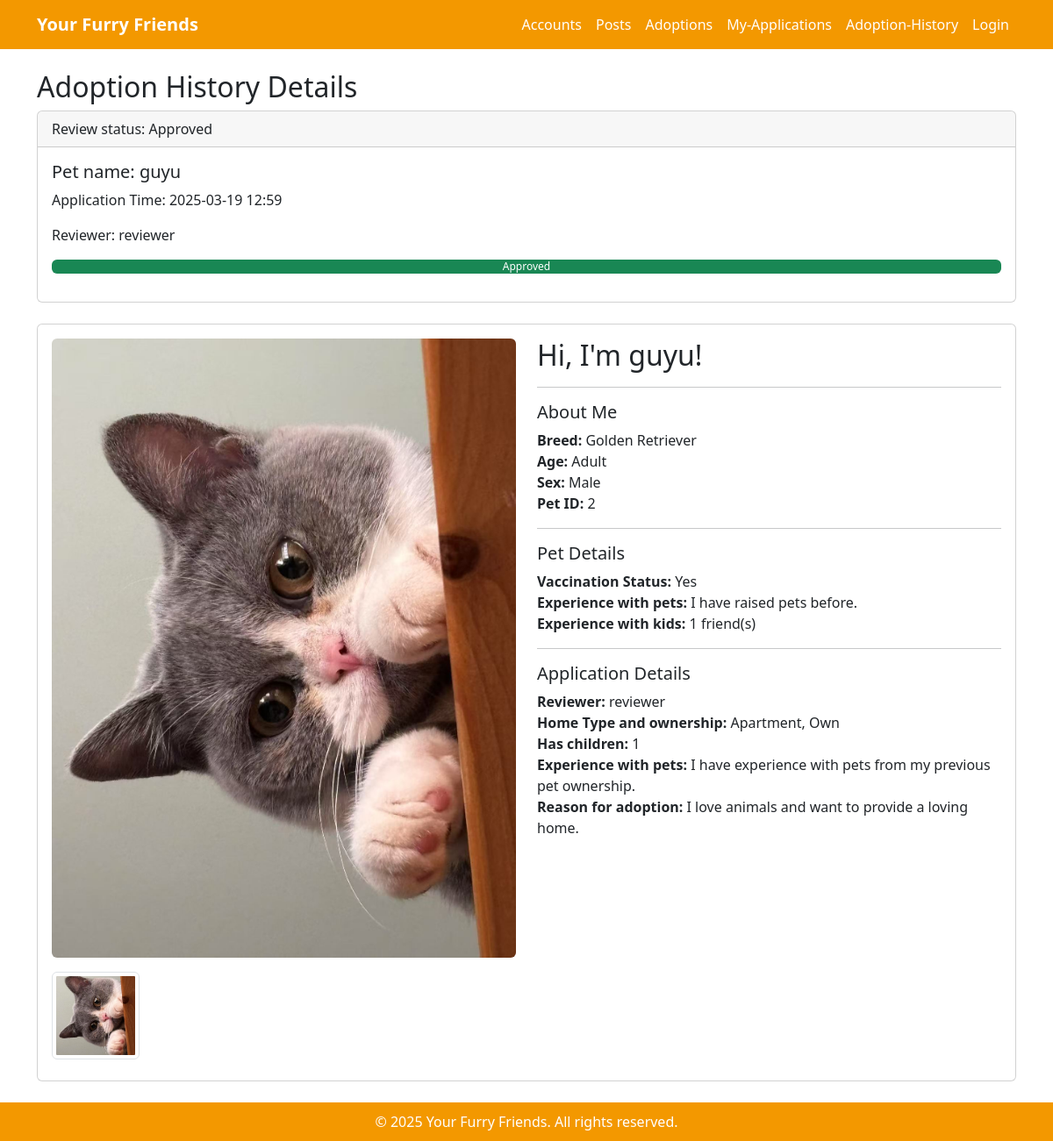
The app's page /adoptions/details/2 with its own data.
### adoptions/models.py (models this page shows, shortened)
class AdoptionReview(models.Model):
    adopt_review_id = models.AutoField(primary_key=True)
    adopt_info = models.ForeignKey(
        AdoptPetInfo, on_delete=models.CASCADE, related_name="reviews", null=True, blank=True
    )
    pet = models.ForeignKey(Pet, on_delete=models.CASCADE)
    adopter_username = models.ForeignKey(User, on_delete=models.CASCADE, related_name="adoption_requests")
    operator_username = models.ForeignKey(User, on_delete=models.SET_NULL, null=True, blank=True, related_name="processed_reviews")
    status = models.CharField(
        max_length=20,
        choices=[('Pending', 'Pending'), ('Approved', 'Approved'), ('Rejected', 'Rejected')],
        default='Pending'
    )  # 审核状态
    applied_at = models.DateTimeField(auto_now_add=True)
    review_time = models.DateTimeField(null=True, blank=True)  # 确认这里

class AdoptPetInfo(models.Model):
    adopt_info_id = models.AutoField(primary_key=True)
    pet = models.ForeignKey(Pet, on_delete=models.CASCADE)
    user = models.ForeignKey(User, on_delete=models.CASCADE, related_name="adopted_pets")# 添加了related_name="adopted_pets"
    operator = models.ForeignKey(User, on_delete=models.CASCADE, related_name="processed_adoptions") # 添加了related_name="processed_adoptions"
    home_type = models.CharField(max_length=50)
    home_ownership = models.CharField(max_length=50)
    has_landlord_permission = models.BooleanField(default=False)
    has_other_pets = models.TextField(blank=True, null=True)
    has_children = models.CharField(max_length=10,
                                    choices=[('0', '0'), ('1', '1'),
                                             ('2', '2'), ('3', '3'),
                                             ('4', '4'), ('5', '5')],
                                    default='0'
                                    )
    experience_with_pets = models.TextField()
    reason_for_adoption = models.TextField()
    pet_passport = models.CharField(max_length=50)
    created_at = models.DateTimeField(auto_now_add=True)

### posts/models.py (models this page shows, shortened)
class Pet(models.Model):
    pet_id = models.AutoField(primary_key=True)
    name = models.CharField(max_length=100)
    sex = models.CharField(max_length=10, choices=[('Male', 'Male'), ('Female', 'Female')])
    age = models.CharField(max_length=10, choices=[('Young', 'Young'), ('Adult', 'Adult')])
    weight = models.FloatField()
    breed = models.CharField(max_length=100, blank=True, null=True)
    size = models.CharField(max_length=50, choices=[('Small', 'Small'), ('Medium', 'Medium'), ('Large', 'Large')])
    status = models.CharField(max_length=20, choices=[('Available', 'Available'), ('Adopted', 'Adopted')], default='Available')
    posted_by = models.ForeignKey(settings.AUTH_USER_MODEL, on_delete=models.CASCADE)  # 关联用户
    created_at = models.DateTimeField(auto_now_add=True)
    type = models.CharField(max_length=50, choices=[('Dog', 'Dog'), ('Cat', 'Cat')])

class PetImage(models.Model):
    pet_image_id = models.AutoField(primary_key=True)
    pet = models.ForeignKey(Pet, on_delete=models.CASCADE, related_name="images")
    pet_image = models.ImageField(upload_to='pet_images/', null=True, blank=True)

class PostPetInfo(models.Model):
    post_info_id = models.AutoField(primary_key=True)
    pet = models.ForeignKey(Pet, on_delete=models.CASCADE)  # 🐶 关联宠物信息
    user = models.ForeignKey(
        settings.AUTH_USER_MODEL,  # ✅ 这里用 `settings.AUTH_USER_MODEL`
        on_delete=models.CASCADE,
        related_name="posted_pets",
        null = True,
        blank = True
    )  # ✅ **确保正确关联 `accounts.User`**
    email = models.EmailField(max_length=254, blank=True, null=True)  # ✅新增Email字段
    home_type = models.CharField(max_length=20,
                                 choices=[('Apartment', 'Apartment'), ('House', 'House'),
                                          ('Townhouse', 'Townhouse'), ('Farm/Rural', 'Farm/Rural')],
                                 default='Apartment'
                                 )
    home_ownership = models.CharField(max_length=20,
                                      choices=[('Own', 'Own'), ('Rent', 'Rent'),
                                          ('Living with parents', 'Living with parents'), ('Other', 'Other')],
                                      default='Own'
                                      )
    has_other_pets = models.TextField(blank=True, null=True)
    has_children = models.CharField(max_length=10,
                                      choices=[('0', '0'), ('1', '1'),
                                           ('2', '2'), ('3', '3'),
                                           ('4', '4'), ('5', '5')],
                                      default='0'
                                      )
    experience_with_pets = models.TextField(blank=True, null=True)
    reason_for_fostering = models.TextField(blank=True, null=True)
    pet_passport = models.TextField(blank=True, null=True)
    vaccinated = models.CharField(max_length=20,
                                 choices=[('Yes', 'Yes'), ('No', 'No'),
                                         ],
                                 default='No'
                                 )
    status = models.CharField(
        max_length=20, choices=[('Pending', 'Pending'), ('Approved', 'Approved'), ('Rejected', 'Rejected')],
        default='Pending'
    )  # 📌 **审核状态**
    created_at = models.DateTimeField(auto_now_add=True)
    review_time = models.DateTimeField(null=True, blank=True)

### accounts/models.py (models this page shows)
class User(AbstractUser):
    email = models.EmailField(unique=False, blank=True, null=True) # 改为了false（允许了多个用户注册）
    username = models.CharField(max_length=50, unique=True)  # 自定义用户名长度
    phone_no = models.CharField(max_length=15, unique=True, null=True, blank=True)
    address = models.TextField(null=True, blank=True)
    birthday = models.DateField(null=True, blank=True)
    title = models.CharField(max_length=50, null=True, blank=True)
    user_type = models.CharField(
        max_length=20,
        choices=[('User', 'User'), ('Admin', 'Admin')],
        default='User'
    )  # 用户类型（普通用户 / 管理员）
    status = models.CharField(
        max_length=10,
        choices=[('Active', 'Active'), ('Banned', 'Banned')],
        default='Active'
    )  # 用户状态
    user_image = models.ImageField(upload_to='user_images/', null=True, blank=True)
    created_at = models.DateTimeField(auto_now_add=True)
    updated_at = models.DateTimeField(auto_now=True)
    def __str__(self):
        return self.username

### adoptions/views.py (the view)
# urls.py: path('details/<int:pet_id>', views.history_details, name='history_details'),
def history_details(request, pet_id):
    from django.db.models import Max
    application = AdoptPetInfo.objects.filter(pet__pet_id=pet_id) \
        .annotate(latest_review_time=Max('reviews__review_time')) \
        .order_by('-latest_review_time').first()
    review = AdoptionReview.objects.filter(pet__pet_id=pet_id).order_by('-applied_at').first()
    pet_info = PostPetInfo.objects.filter(pet_id=pet_id).filter(pet__pet_id=pet_id).first()
    context = {
        'application': application,
        'review': review,
        'pet_info':pet_info,
    }
    return render(request, 'adoptions/history_details.html', context)

### templates/adoptions/history_details.html
{% extends 'adoptions/base.html' %}
{% load static %}
{% block content %}
<div class="container mt-4">
  <h2>Adoption History Details</h2>
  {% if review %}
    <div class="card mb-4">
      <div class="card-header">
        Review status: {{ review.status }}
      </div>
      <div class="card-body">
        <h5 class="card-title">Pet name: {{ review.pet.name }}</h5>
        <p class="card-text">Application Time: {{ review.applied_at|date:"Y-m-d H:i" }}</p>
        <p class="card-text">
          Reviewer:
          {% if review.operator_username %}
            {{ review.operator_username.username }}
          {% else %}
            Reviewer not assigned at this time
          {% endif %}
        </p>
        <div class="progress mb-3">
  <div class="progress-bar
    {% if review.status == 'Approved' %}
      bg-success
    {% elif review.status == 'Rejected' %}
      bg-danger
    {% else %}
      bg-warning
    {% endif %}"
       role="progressbar"
       style="width: {% if review.status == 'Pending' %}33{% elif review.status == 'Approved' or review.status == 'Rejected' %}100{% endif %}%;"
       aria-valuenow="{% if review.status == 'Pending' %}33{% else %}100{% endif %}"
       aria-valuemin="0" aria-valuemax="100">
    {% if review.status == 'Pending' %}
      Pending
    {% elif review.status == 'Approved' %}
      Approved
    {% elif review.status == 'Rejected' %}
      Rejected
    {% endif %}
  </div>
</div>
      </div>
    </div>
    <div class="card">
      <div class="card-body">
        <div class="row">
          <div class="col-md-6">
            {% with review.pet.images.all as all_images %}
              {% if all_images %}
                {% with all_images|first as main_image %}
                  <div class="mb-3">
                    <img src="{{ main_image.pet_image.url }}" class="img-fluid rounded" alt="{{ review.pet.name }} Main">
                  </div>
                {% endwith %}
                <div class="d-flex flex-wrap">
                  {% for image in all_images %}
                    <img src="{{ image.pet_image.url }}" class="img-thumbnail me-2 mb-2"
                         style="width: 100px; height: 100px; object-fit: cover;"
                         alt="{{ review.pet.name }} Thumbnail">
                  {% endfor %}
                </div>
              {% else %}
                <div class="mb-3">
                  <img src="{% static 'images/default_pet.jpg' %}" class="img-fluid rounded" alt="{{ review.pet.name }} Main">
                </div>
              {% endif %}
            {% endwith %}
          </div>
          <div class="col-md-6">
            <h2>Hi, I'm {{ review.pet.name }}!</h2>
            <hr>
            <h5>About Me</h5>
            <ul class="list-unstyled">
              <li><strong>Breed:</strong> {{ review.pet.breed }}</li>
              <li><strong>Age:</strong>
                {% if review.pet.age|default:0 <= 2 %}
                  Young
                {% else %}
                  Adult
                {% endif %}
              </li>
              <li><strong>Sex:</strong> {{ review.pet.sex }}</li>
              <li><strong>Pet ID:</strong> {{ review.pet.pet_id }}</li>
            </ul>
            <hr>
            <h5>Pet Details</h5>
  <ul class="list-unstyled">
    <li><strong>Vaccination Status:</strong>
        {{ pet_info.vaccinated }}
    </li>
    <li><strong>Experience with pets:</strong>
        {{  pet_info.experience_with_pets }}
    </li>
    <li><strong>Experience with kids:</strong>
        {{pet_info.has_children }} friend(s)
    </li>
  </ul>
          <hr>
            <h5>Application Details</h5>
  <ul class="list-unstyled">
    <li><strong>Reviewer:</strong>
        {{ review.operator_username }}
    </li>
    <li><strong>Home Type and ownership:</strong>
        {{  application.home_type }}, {{  application.home_ownership }}
    </li>
      <li><strong>Has children:</strong>
        {{  application.has_children }}
    </li>
    <li><strong>Experience with pets:</strong>
        {{application.experience_with_pets }}
    </li>
      <li><strong>Reason for adoption:</strong>
        {{application.reason_for_adoption }}
    </li>
  </ul>
          </div>
        </div>
      </div>
    </div>
  {% else %}
    <p>There are currently no pending adoption applications.</p>
  {% endif %}
</div>
{% endblock %}

### templates/adoptions/base.html (style rules this page uses)
:root { --main-orange: #f39800; }

### records on screen
AdoptionReview: status "Approved", pet.name "guyu", applied_at "2025-03-19 12:59", operator_username.username "reviewer", pet.breed "Golden Retriever", pet.sex "Male", pet.pet_id "2", operator_username "reviewer"
PetImage: pet_image (picture)
PostPetInfo: vaccinated "Yes", experience_with_pets "I have raised pets before.", has_children "1"
AdoptPetInfo: home_type "Apartment", home_ownership "Own", has_children "1", experience_with_pets "I have experience with pets from my previous pet ownership.", reason_for_adoption "I love animals and want to provide a loving home."
